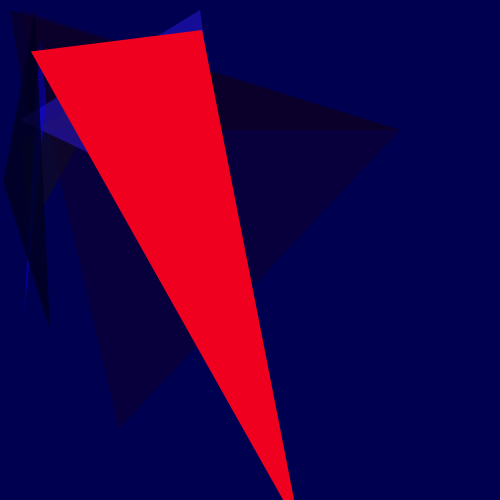
Frame 1 (no input)
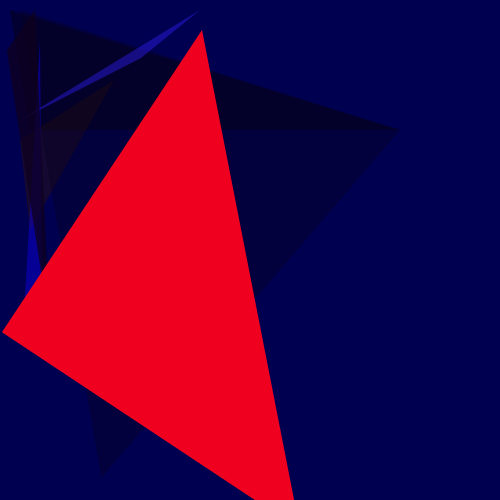
Frame 60 (the mouse pressed at the canvas centre just before this capture)
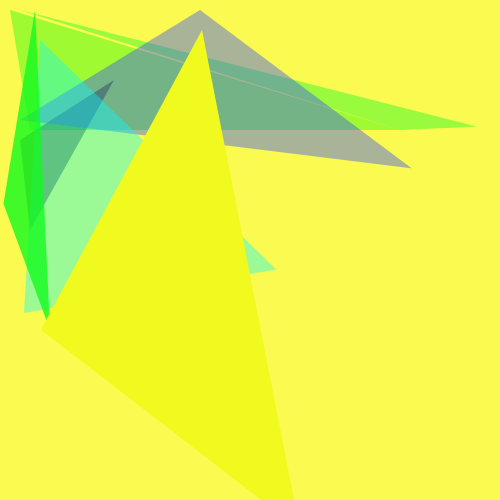
Frame 120 (the mouse held since frame 60 and released just before this capture)

The Processing sketch that drew these frames (run headless with seeded random() and noise(); from frame 60 on, the mouse is pressed at the canvas centre):

// Processing sketch: processing_22321
// ── processing_22321.pde

void setup() {
  size(500,500);

}

void draw() {
background (mouseX,mouseY,80);
  
  noStroke();
  fill(random(20),mouseY,0,100);
  triangle(10,10,400,130,30,130);
fill(random(100),20,0,100);
  triangle(114,80,30,230,20,140);
  fill(random(20),mouseY,31,100);
  triangle(random(500),random(500),400,130,20,10);
    fill(50,random(90),312,105);
  triangle(random(500),random(400),200,10,20,120);
    fill(random(20),mouseY,310,100);
  triangle(random(500),random(500),40,40,24,313);
    fill(random(20),mouseY,31,200);
  triangle(random(10),random(400),35,10,50,330);
    fill(240,mouseY,31,355);
  triangle(random(50),random(500),300,530,202,30);
}
                
